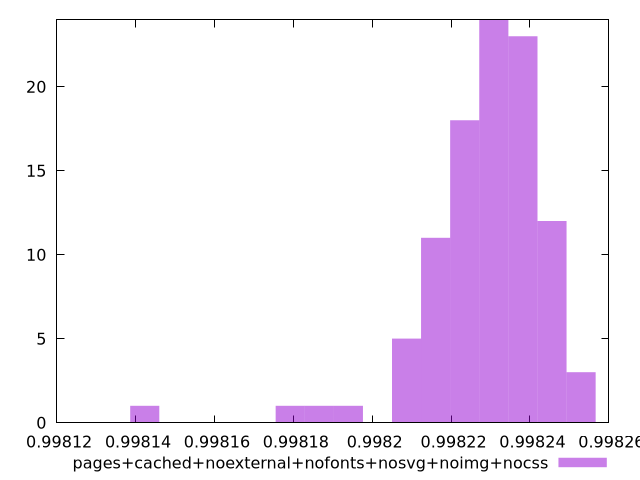

The script that saved this image:
$_pagesCachedNoexternalNofontsNosvgNoimgNocss <<EOF
0.9982382062138487 23
0.9982308320129148 24
0.9982087094101133 5
0.9982160836110472 11
0.998223457811981 18
0.9982455804147825 12
0.9981939610082456 1
0.9981792126063779 1
0.9981423416017087 1
0.9982529546157164 3
0.9981865868073118 1
EOF
set key outside below
set terminal pngcairo
set output "report_00006_2020-11-02T20-21-41.718Z/first-cpu-idle/pages+cached+noexternal+nofonts+nosvg+noimg+nocss//hist.png"
set yrange [0:24]
set boxwidth 0.000007374200933846366
set style fill transparent solid 0.5 noborder
plot $_pagesCachedNoexternalNofontsNosvgNoimgNocss title "pages+cached+noexternal+nofonts+nosvg+noimg+nocss" with boxes ,
